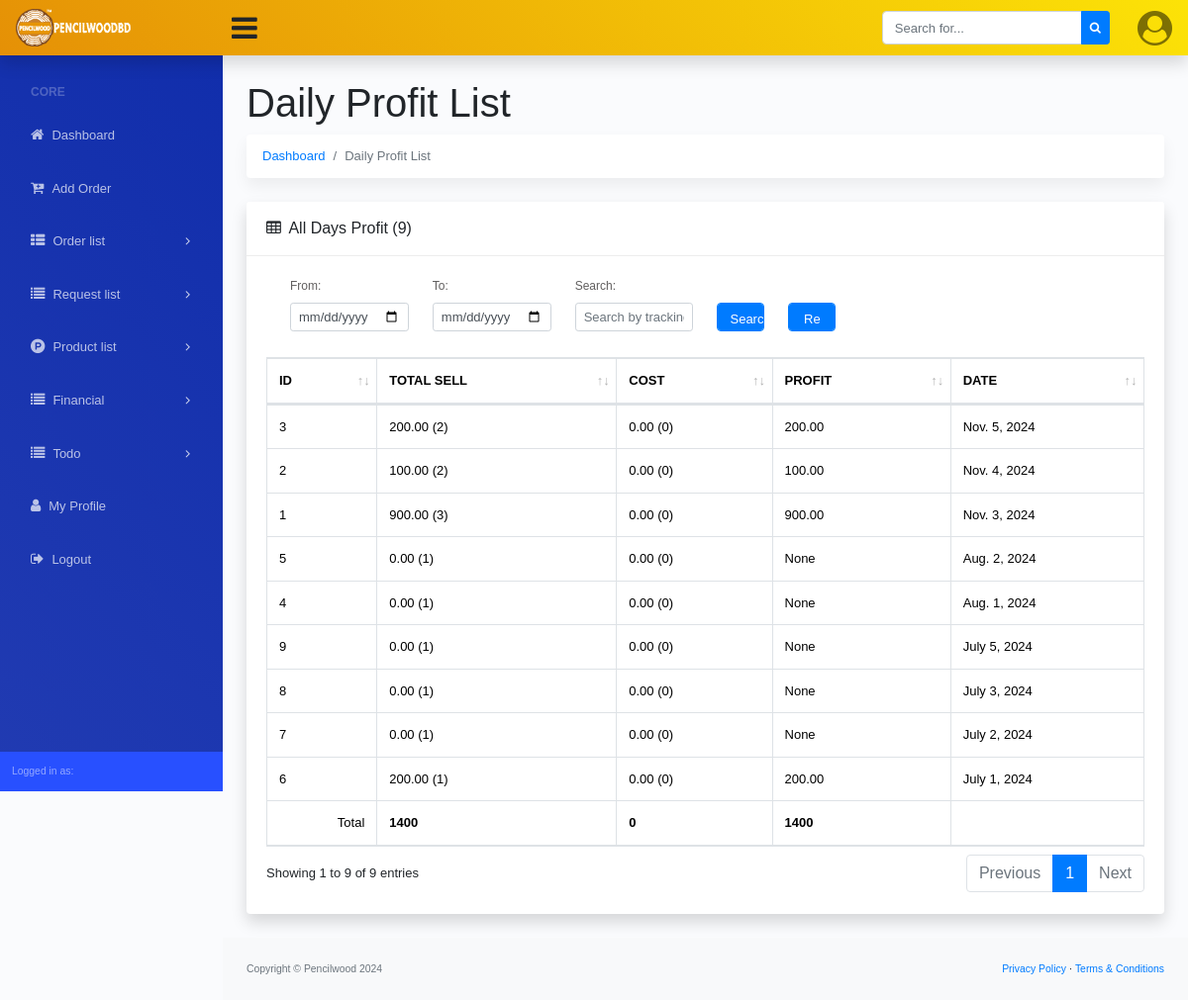
Page /daily-profit/ on the earlier database version.
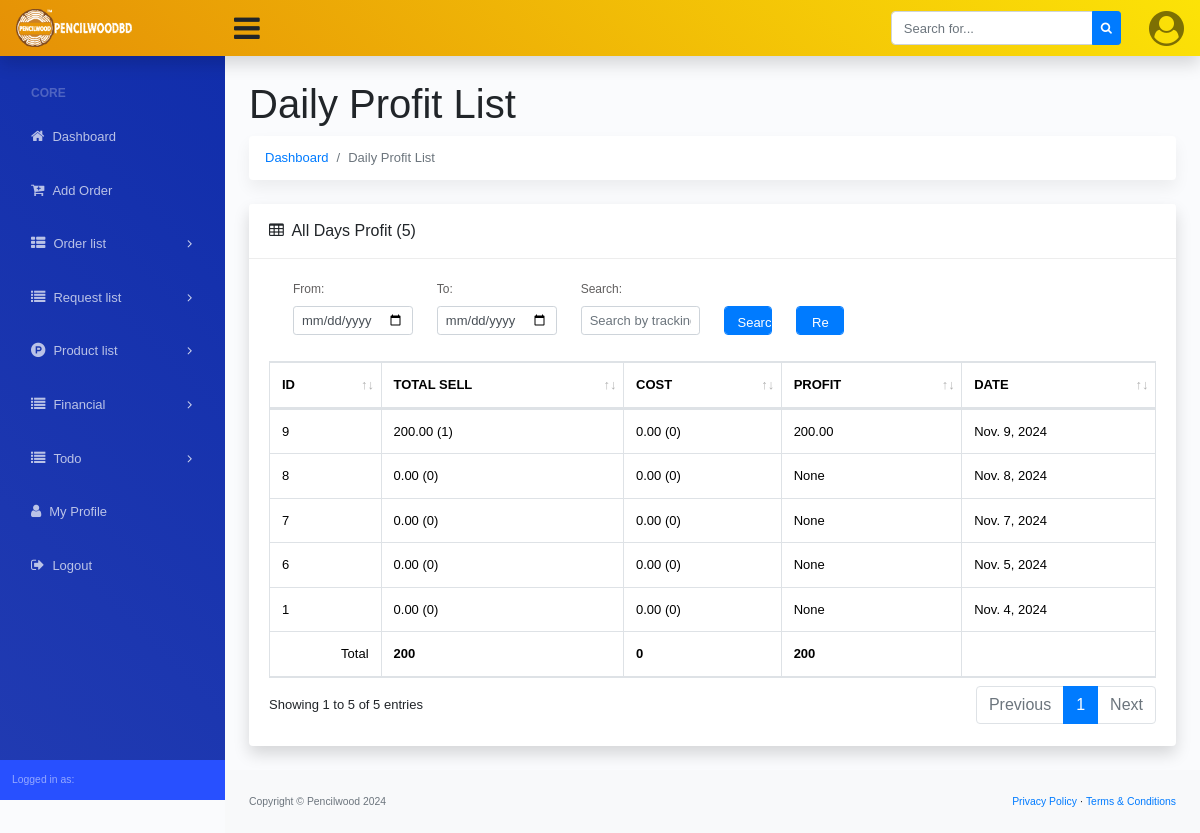
Same page on the later database version.
### dashboard/models.py (models this page shows, shortened)
class Daily_Profit(models.Model):
    orders = models.ManyToManyField(Order)
    costs = models.ManyToManyField(Maintenance_Cost)
    cost = models.DecimalField(max_digits=10, decimal_places=2, blank=True, null=True)
    total_sell = models.DecimalField(max_digits=10, decimal_places=2, blank=True, null=True)
    profit = models.DecimalField(max_digits=10, decimal_places=2, blank=True, null=True)
    date = models.DateField()
    last_update = models.DateField(auto_now=True)
    class Meta:
        ordering = ['-date']

### dashboard/views.py (the view)
# urls.py: path('daily-profit/', DailyProfitListView.as_view(), name='daily_profit_list'),
class DailyProfitListView(ListView):
    model = Daily_Profit
    template_name = 'daily_profit/list.html'
    context_object_name = 'profits'
    ordering = ['-date']
    paginate_by = 10
    def get_queryset(self):
        queryset = super().get_queryset()
        start_date = self.request.GET.get('start_date')
        end_date = self.request.GET.get('end_date')
        search_query = self.request.GET.get('search')
        if start_date:
            start_date = parse_date(start_date)
            queryset = queryset.filter(date__gte=start_date)
        if end_date:
            end_date = parse_date(end_date)
            queryset = queryset.filter(date__lte=end_date)
        if search_query:
            queryset = queryset.filter(
                Q(note__icontains=search_query) |
                Q(date__icontains=search_query)
            )
        return queryset
    def get_context_data(self, **kwargs):
        context = super().get_context_data(**kwargs)
        queryset = self.get_queryset()
        today = localdate()
        context['today_profit_added'] = queryset.filter(date=today).exists()
        context['total_sell_amount'] = queryset.aggregate(Sum('total_sell'))['total_sell__sum'] or 0
        context['total_cost'] = queryset.aggregate(Sum('cost'))['cost__sum'] or 0
        context['total_profit'] = queryset.aggregate(Sum('profit'))['profit__sum'] or 0
        return context

### dashboard/context_processor.py (called while the page is built)
def website_settings(request):
    website_setting = Site_Settings.objects.all().first()
    return {'website_setting': website_setting}

### templates/daily_profit/list.html (shortened to what the changed rows need)
{% extends '../base.html' %}
{% block dashboard_body %}
<main>
    <div class="container-fluid">
        <h1 class="mt-4">Daily Profit List</h1>
        <div class="row">
            <div class="col-xl-12">
                <div class="card mb-4">
                    <div class="card-header">
                        <i class="fa fa-table mr-1"></i>
                        All Days Profit ({{page_obj.paginator.count}})
                    </div>
                    <div class="card-body">
                        <div class="table-responsive">
                            <div id="dataTable_wrapper" class="dataTables_wrapper dt-bootstrap4 no-footer">
                                <div class="row">
                                    <div class="col-sm-12">
                                        <table class="table table-bordered dataTable no-footer" id="dataTable"
                                            width="100%" cellspacing="0" role="grid" aria-describedby="dataTable_info"
                                            style="width: 100%;">
                                            <thead>
                                                <tr class="text-uppercase" role="row">
                                                    <th class="sorting" tabindex="0" aria-controls="dataTable"
                                                        rowspan="1" colspan="1"
                                                        aria-label="ID: activate to sort column ascending"
                                                        style="width: fixed;">ID</th>
                                                    <th class="sorting" tabindex="0" aria-controls="dataTable"
                                                        rowspan="1" colspan="1"
                                                        aria-label="Total Sell: activate to sort column ascending" ">Total Sell</th>
                                                    <th class=" sorting" tabindex="0" aria-controls="dataTable"
                                                        rowspan="1" colspan="1"
                                                        aria-label="Cost: activate to sort column ascending" ">Cost</th>
                                                    <th class=" sorting" tabindex="0" aria-controls="dataTable"
                                                        rowspan="1" colspan="1"
                                                        aria-label="Profit: activate to sort column ascending" ">Profit</th>
                                                    <th class=" sorting" tabindex="0" aria-controls="dataTable"
                                                        rowspan="1" colspan="1"
                                                        aria-label="Date: activate to sort column ascending">
                                                        Date</th>
                                                </tr>
                                            </thead>
                                            <tbody>
                                                {% if profits %}
                                                {% for profit in profits %}
                                                <tr role="row" class="odd">
                                                    <td>
                                                        {{profit.id}}
                                                    </td>
                                                    <td>
                                                        {{profit.total_sell}} ({{profit.orders.count}})
                                                    </td>
                                                    <td>
                                                        {{profit.cost}} ({{profit.costs.count}})
                                                    </td>
                                                    <td>
                                                        {{profit.profit}}
                                                    </td>
                                                    <td>
                                                        {{profit.date}}
                                                    </td>
                                                </tr>
                                                {% endfor %}
                                                {% else %}
                                                <tr class="row" class="odd">
                                                    <td colspan="6">
                                                        Not Found
                                                    </td>
                                                </tr>
                                                {% endif %}
                                            </tbody>
                                            <tfoot>
                                                <tr role="row" class="odd">
                                                    <td><strong>{{ total_sell_amount }}</strong></td>
                                                    <td><strong>{{ total_profit }}</strong></td>
                                                </tr>
                                            </tfoot>
                                        </table>
                                    </div>
                                </div>
                                <div class="row">
                                    <div class="col-sm-12 col-md-5">
                                        <div class="dataTables_info" id="dataTable_info" role="status"
                                            aria-live="polite">
                                            Showing {{page_obj.start_index}} to {{page_obj.end_index}} of
                                            {{page_obj.paginator.count}} entries
                                        </div>
                                    </div>
                                    <div class="col-sm-12 col-md-7">
                                        <div class="dataTables_paginate paging_simple_numbers" id="dataTable_paginate">
                                            <ul class="pagination">
                                                {% for num in page_obj.paginator.page_range %}
                                                {% if page_obj.number == num %}
                                                <li class="paginate_button page-item active">
                                                    <a href="#" class="page-link">{{ num }}</a>
                                                </li>
                                                {% endif %}
                                                {% endfor %}
                                            </ul>
                                        </div>
                                    </div>
                                </div>
                            </div>
                        </div>
                    </div>
                </div>
            </div>
        </div>
    </div>
</main>
{% endblock dashboard_body %}

Differences in the rows shown:
removed Daily_Profit: id "3", total_sell "200.00", orders.count "2", cost "0.00", costs.count "0", profit "200.00", date "Nov. 5, 2024"
removed Daily_Profit: id "2", total_sell "100.00", orders.count "2", cost "0.00", costs.count "0", profit "100.00", date "Nov. 4, 2024"
removed Daily_Profit: id "5", total_sell "0.00", orders.count "1", cost "0.00", costs.count "0", profit "None", date "Aug. 2, 2024"
removed Daily_Profit: id "4", total_sell "0.00", orders.count "1", cost "0.00", costs.count "0", profit "None", date "Aug. 1, 2024"
changed Daily_Profit id 9: total_sell "0.00" → "200.00"; profit "None" → "200.00"; date "July 5, 2024" → "Nov. 9, 2024"
changed Daily_Profit id 8: orders.count "1" → "0"; date "July 3, 2024" → "Nov. 8, 2024"
changed Daily_Profit id 7: orders.count "1" → "0"; date "July 2, 2024" → "Nov. 7, 2024"
changed Daily_Profit id 6: total_sell "200.00" → "0.00"; orders.count "1" → "0"; profit "200.00" → "None"; date "July 1, 2024" → "Nov. 5, 2024"
changed Daily_Profit id 1: total_sell "900.00" → "0.00"; orders.count "3" → "0"; profit "900.00" → "None"; date "Nov. 3, 2024" → "Nov. 4, 2024"; moves down the list
Other differences:
{{ page_obj.paginator.count }}: "9" → "5"
{{ total_sell_amount }}: "1400" → "200"
{{ total_profit }}: "1400" → "200"
{{ page_obj.end_index }}: "9" → "5"
